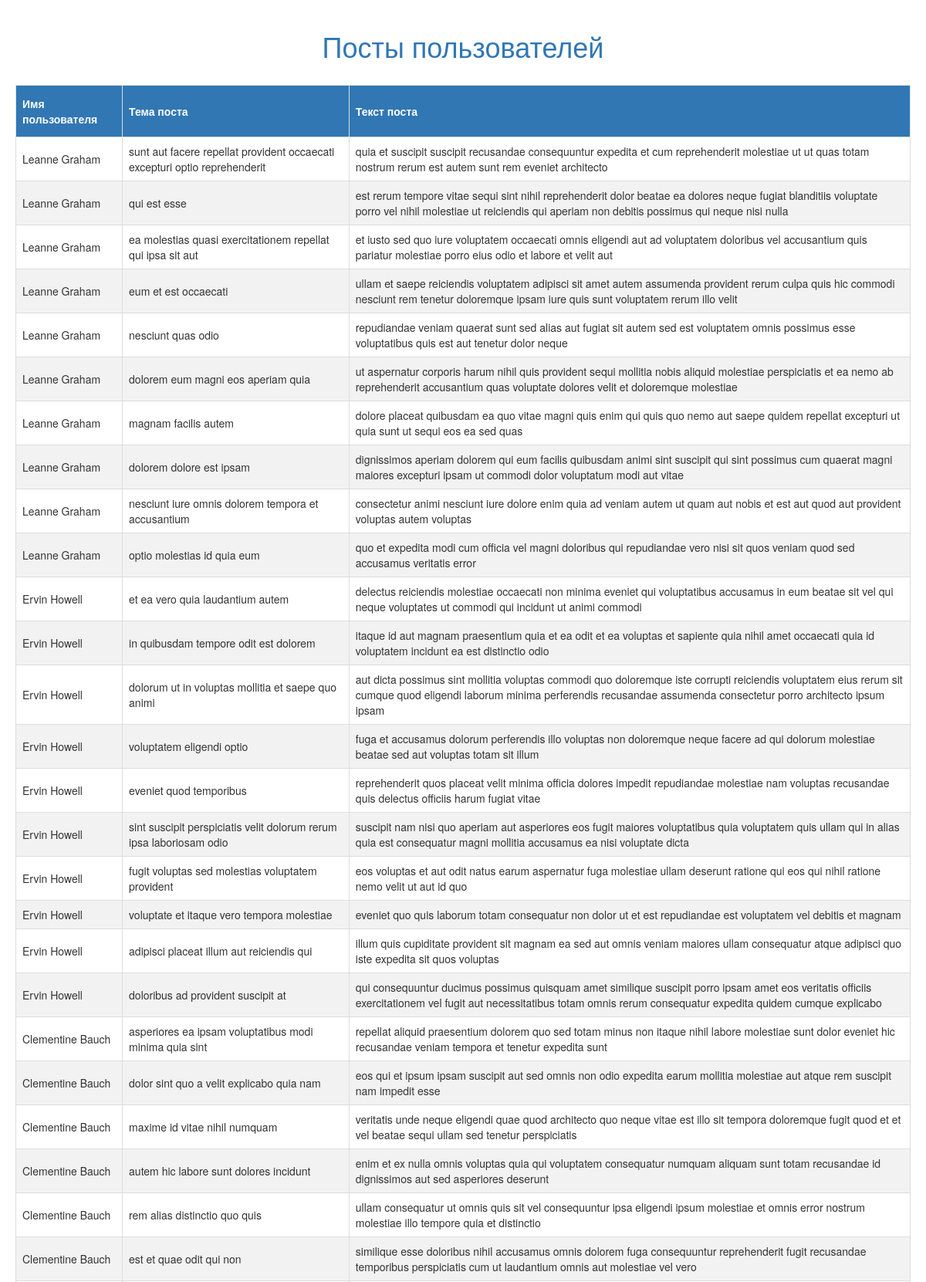
Screenshot of /blog/ (upper part) with the database file from the repository.
### blog/models.py (models this page shows)
class User(models.Model):
    name = models.CharField(max_length=254)
    username = models.CharField(max_length=254)
    email = models.EmailField(max_length=254)
    street = models.CharField(max_length=254)
    suite = models.CharField(max_length=254)
    city = models.CharField(max_length=254)
    zipcode = models.CharField(max_length=254)
    lat = models.FloatField()
    lng = models.FloatField()
    phone = models.CharField(max_length=254)
    website = models.URLField()
    company_name = models.CharField(max_length=254)
    catch_phrase = models.TextField()
    bs = models.CharField(max_length=254)

class Post(models.Model):
    user_id = models.ForeignKey(User, on_delete=models.CASCADE)
    title = models.CharField(max_length=254)
    body = models.TextField()

### blog/views.py (the view)
# urls.py: path('', views.post_list, name='table'),
def post_list(request):
    users = User.objects.all()
    content = {'users': users}
    return render(request, 'table.html', content)

### blog/templates/table.html (shortened to what this page needs)
<!DOCTYPE html>
{% load static %}
<html lang="en">
<head>
    <link rel="stylesheet" href="//maxcdn.bootstrapcdn.com/bootstrap/3.2.0/css/bootstrap.min.css">
    <link rel="stylesheet" href="//maxcdn.bootstrapcdn.com/bootstrap/3.2.0/css/bootstrap-theme.min.css">
    <link rel="stylesheet" href="{% static 'css/blog.css' %}">
</head>
<body>
    <div>
        <h1>Посты пользователей</h1>
    </div>
    <table>
        <thead>
            <tr>
                <th>Имя пользователя</th>
                <th>Тема поста</th>
                <th>Текст поста</th>
            </tr>
        </thead>
        <tbody>
            {% for user in users %}
               {% for post in user.post_set.all %}
                <tr>
                    <td>{{user.name}}</td>
                    <td>{{post.title}}</td>
                    <td>{{post.body}}</td>
                </tr>
            {% endfor %}
            {% endfor %}
        </tbody>
    </table>
</body>
</html>

### blog/static/css/blog.css (style rules this page uses)
body { padding: 20px; }
h1 { text-align: center; padding-bottom: 20px; color: #3077b4; }
td, th { border: 1px solid #ddd; padding: 8px; }
tr:nth-child(even) { background-color: #f2f2f2; }
th { padding-top: 13px; padding-bottom: 13px; text-align: left; background-color: #3077b4; color: white; }

### rows the page displays
User: name "Leanne Graham"
Post: title "sunt aut facere repellat provident occaecati excepturi optio reprehenderit", body "quia et suscipit suscipit recusandae consequuntur expedita et cum reprehenderit molestiae ut ut quas totam nostrum rerum est autem sunt rem eveniet architecto"
Post: title "qui est esse", body "est rerum tempore vitae sequi sint nihil reprehenderit dolor beatae ea dolores neque fugiat blanditiis voluptate porro vel nihil molestiae ut reiciendis qui aperiam non debitis possimus qui neque nisi nulla"
Post: title "ea molestias quasi exercitationem repellat qui ipsa sit aut", body "et iusto sed quo iure voluptatem occaecati omnis eligendi aut ad voluptatem doloribus vel accusantium quis pariatur molestiae porro eius odio et labore et velit aut"
Post: title "eum et est occaecati", body "ullam et saepe reiciendis voluptatem adipisci sit amet autem assumenda provident rerum culpa quis hic commodi nesciunt rem tenetur doloremque ipsam iure quis sunt voluptatem rerum illo velit"
Post: title "nesciunt quas odio", body "repudiandae veniam quaerat sunt sed alias aut fugiat sit autem sed est voluptatem omnis possimus esse voluptatibus quis est aut tenetur dolor neque"
Post: title "dolorem eum magni eos aperiam quia", body "ut aspernatur corporis harum nihil quis provident sequi mollitia nobis aliquid molestiae perspiciatis et ea nemo ab reprehenderit accusantium quas voluptate dolores velit et doloremque molestiae"
Post: title "magnam facilis autem", body "dolore placeat quibusdam ea quo vitae magni quis enim qui quis quo nemo aut saepe quidem repellat excepturi ut quia sunt ut sequi eos ea sed quas"
Post: title "dolorem dolore est ipsam", body "dignissimos aperiam dolorem qui eum facilis quibusdam animi sint suscipit qui sint possimus cum quaerat magni maiores excepturi ipsam ut commodi dolor voluptatum modi aut vitae"
Post: title "nesciunt iure omnis dolorem tempora et accusantium", body "consectetur animi nesciunt iure dolore enim quia ad veniam autem ut quam aut nobis et est aut quod aut provident voluptas autem voluptas"
Post: title "optio molestias id quia eum", body "quo et expedita modi cum officia vel magni doloribus qui repudiandae vero nisi sit quos veniam quod sed accusamus veritatis error"
User: name "Ervin Howell"
Post: title "et ea vero quia laudantium autem", body "delectus reiciendis molestiae occaecati non minima eveniet qui voluptatibus accusamus in eum beatae sit vel qui neque voluptates ut commodi qui incidunt ut animi commodi"
Post: title "in quibusdam tempore odit est dolorem", body "itaque id aut magnam praesentium quia et ea odit et ea voluptas et sapiente quia nihil amet occaecati quia id voluptatem incidunt ea est distinctio odio"
Post: title "dolorum ut in voluptas mollitia et saepe quo animi", body "aut dicta possimus sint mollitia voluptas commodi quo doloremque iste corrupti reiciendis voluptatem eius rerum sit cumque quod eligendi laborum minima perferendis recusandae assumenda consectetur porro architecto ipsum ipsam"
Post: title "voluptatem eligendi optio", body "fuga et accusamus dolorum perferendis illo voluptas non doloremque neque facere ad qui dolorum molestiae beatae sed aut voluptas totam sit illum"
Post: title "eveniet quod temporibus", body "reprehenderit quos placeat velit minima officia dolores impedit repudiandae molestiae nam voluptas recusandae quis delectus officiis harum fugiat vitae"
Post: title "sint suscipit perspiciatis velit dolorum rerum ipsa laboriosam odio", body "suscipit nam nisi quo aperiam aut asperiores eos fugit maiores voluptatibus quia voluptatem quis ullam qui in alias quia est consequatur magni mollitia accusamus ea nisi voluptate dicta"
Post: title "fugit voluptas sed molestias voluptatem provident", body "eos voluptas et aut odit natus earum aspernatur fuga molestiae ullam deserunt ratione qui eos qui nihil ratione nemo velit ut aut id quo"
Post: title "voluptate et itaque vero tempora molestiae", body "eveniet quo quis laborum totam consequatur non dolor ut et est repudiandae est voluptatem vel debitis et magnam"
Post: title "adipisci placeat illum aut reiciendis qui", body "illum quis cupiditate provident sit magnam ea sed aut omnis veniam maiores ullam consequatur atque adipisci quo iste expedita sit quos voluptas"
Post: title "doloribus ad provident suscipit at", body "qui consequuntur ducimus possimus quisquam amet similique suscipit porro ipsam amet eos veritatis officiis exercitationem vel fugit aut necessitatibus totam omnis rerum consequatur expedita quidem cumque explicabo"
User: name "Clementine Bauch"
Post: title "asperiores ea ipsam voluptatibus modi minima quia sint", body "repellat aliquid praesentium dolorem quo sed totam minus non itaque nihil labore molestiae sunt dolor eveniet hic recusandae veniam tempora et tenetur expedita sunt"
Post: title "dolor sint quo a velit explicabo quia nam", body "eos qui et ipsum ipsam suscipit aut sed omnis non odio expedita earum mollitia molestiae aut atque rem suscipit nam impedit esse"
Post: title "maxime id vitae nihil numquam", body "veritatis unde neque eligendi quae quod architecto quo neque vitae est illo sit tempora doloremque fugit quod et et vel beatae sequi ullam sed tenetur perspiciatis"
Post: title "autem hic labore sunt dolores incidunt", body "enim et ex nulla omnis voluptas quia qui voluptatem consequatur numquam aliquam sunt totam recusandae id dignissimos aut sed asperiores deserunt"
Post: title "rem alias distinctio quo quis", body "ullam consequatur ut omnis quis sit vel consequuntur ipsa eligendi ipsum molestiae et omnis error nostrum molestiae illo tempore quia et distinctio"
Post: title "est et quae odit qui non", body "similique esse doloribus nihil accusamus omnis dolorem fuga consequuntur reprehenderit fugit recusandae temporibus perspiciatis cum ut laudantium omnis aut molestiae vel vero"
